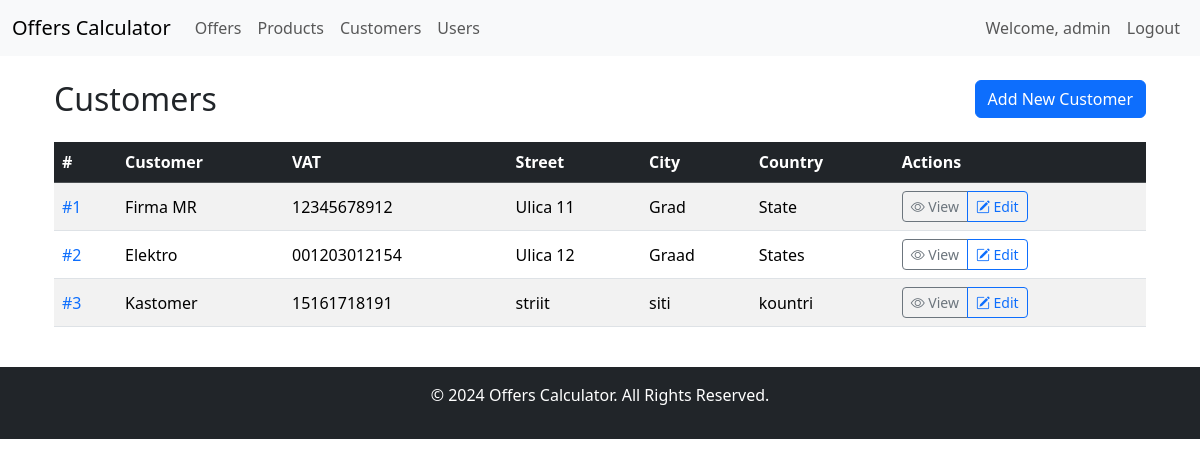
The page /customers/ (signed in) on the database its author committed.
### customers/models.py (models this page shows, shortened)
class Customer(models.Model):
    name = models.CharField(max_length=100)
    vat_id = models.CharField(max_length=11, validators=[RegexValidator(regex=r'^\d{11}$', message='OIB mora sadrzavti tocno 11 znamenki.')])  #
    street = models.CharField(max_length=100)
    city = models.CharField(max_length=100)
    country = models.CharField(max_length=100)

### customers/views.py (the view, shortened to what this page needs)
# urls.py: path('', views.customer_list, name='customer_list'),                # List all customers
@login_required
def customer_list(request):
    customers = Customer.objects.all()
    return render(request,
                  'customers/customer_list.html',
                  {'customers': customers})

### templates/customers/customer_list.html (shortened to what this page needs)
{% extends "base.html" %}
{% block content %}
<div class="container">
    <div class="row my-4 align-items-center">
        <div class="col-md-6">
            <h2 class="mb-0">Customers</h2>
        </div>
        <div class="col-md-6 text-end">
            <a href="{% url 'customer_create' %}" class="btn btn-primary">Add New Customer</a>
        </div>
    </div>
    <div class="row">
        <div class="col">
            <table class="table table-striped table-hover align-middle">
                <thead class="table-dark">
                    <tr>
                        <th scope="col">#</th>
                        <th scope="col">Customer</th>
                        <th scope="col">VAT</th>
                        <th scope="col">Street</th>
                        <th scope="col">City</th>
                        <th scope="col">Country</th>
                        <th scope="col">Actions</th>
                    </tr>
                </thead>
                <tbody>
                    {% for customer in customers %}
                    <tr>
                        <td><a href="{% url 'customer_detail' customer.id %}" class="text-decoration-none">#{{ customer.id }}</a></td>
                        <td>{{ customer.name }}</td>
                        <td>{{ customer.vat_id }}</td>
                        <td>{{ customer.street }}</td>
                        <td>{{ customer.city }}</td>
                        <td>{{ customer.country }}</td>
                        <td>
                            <div class="btn-group" role="group">
                                <a href="{% url 'customer_detail' customer.id %}" class="btn btn-sm btn-outline-secondary">
                                    <i class="bi bi-eye"></i> View
                                </a>
                                <a href="{% url 'customer_update' customer.id %}" class="btn btn-sm btn-outline-primary">
                                    <i class="bi bi-pencil-square"></i> Edit
                                </a>
                            </div>
                        </td>
                    </tr>
                    {% endfor %}
                </tbody>
            </table>
        </div>
    </div>
</div>
{% endblock %}

### templates/base.html (shortened to what this page needs)
<!DOCTYPE html>
<html lang="en">
<head>
    {% load static %}
    <link href="https://cdn.jsdelivr.net/npm/bootstrap@5.3.3/dist/css/bootstrap.min.css"
          rel="stylesheet"
>
    <link href="https://cdn.jsdelivr.net/npm/bootstrap-icons/font/bootstrap-icons.css"
          rel="stylesheet">
    <link rel="stylesheet" href="{% static 'css/style.css' %}">
</head>
<body>
    <nav class="navbar navbar-expand-lg bg-body-tertiary">
        <div class="container-fluid">
            <a class="navbar-brand" href="{% url 'offer_list' %}">Offers Calculator</a>
            <div class="collapse navbar-collapse" id="navbarSupportedContent">
                <ul class="navbar-nav me-auto mb-2 mb-lg-0">
                    <li class="nav-item">
                        <a class="nav-link" href="{% url 'offer_list' %}">Offers</a>
                    </li>
                    <li class="nav-item">
                        <a class="nav-link" href="{% url 'product_list' %}">Products</a>
                    </li>
                    <li class="nav-item">
                        <a class="nav-link" href="{% url 'customer_list' %}">Customers</a>
                    </li>
                    <li class="nav-item">
                        <a class="nav-link" href="{% url 'user_list' %}">Users</a>
                    </li>
                </ul>
                <ul class="navbar-nav ms-auto">
                    {% if user.is_authenticated %}
                        <li class="nav-item">
                            <span class="nav-link">Welcome, {{ user.username }}</span>
                        </li>
                        <li class="nav-item">
                            <a class="nav-link" href="{% url 'user_logout' %}">Logout</a>
                        </li>
                    {% else %}
                        <li class="nav-item">
                            <a class="nav-link" href="{% url 'user_login' %}">Login</a>
                        </li>
                    {% endif %}
                </ul>
            </div>
        </div>
    </nav>
    <main class="container my-4">
        {% block content %}{% endblock %}
    </main>
    <footer class="bg-dark text-white text-center py-3">
        <p>&copy; 2024 Offers Calculator. All Rights Reserved.</p>
    </footer>
</body>
</html>

### rows shown on the page
Customer: id "1", name "Firma MR", vat_id "12345678912", street "Ulica 11", city "Grad", country "State"
Customer: id "2", name "Elektro", vat_id "001203012154", street "Ulica 12", city "Graad", country "States"
Customer: id "3", name "Kastomer", vat_id "15161718191", street "striit", city "siti", country "kountri"

### other values the page prints
{{ user.username }} "admin"
